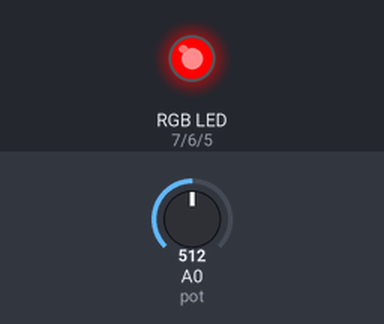
Bench run of a sketch on a simulated Arduino Uno, built with avr-gcc and run on an emulated ATmega328P. Shown: an RGB LED mixed from three pins (HIGH = lit). The inputs (shaded band) are chosen by the test bench; at power-on: A0 (pot) = 512.

Above: at 1.2 s.
1.3 s: A0 (pot) set to 526
At 2.0 s:
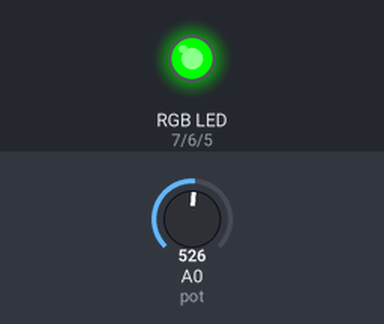
2.8 s: A0 (pot) set to 751
4.3 s: A0 (pot) set to 785
At 5.5 s:
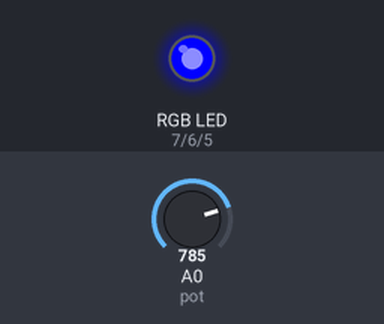
5.8 s: A0 (pot) set to 246
At 6.6 s:
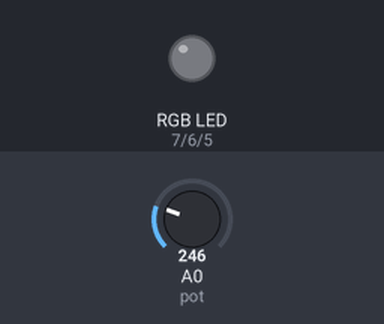
7.3 s: A0 (pot) set to 273
At 7.8 s:
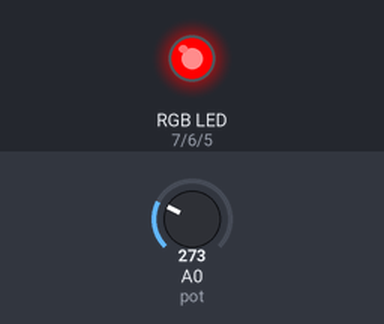
8.8 s: A0 (pot) set to 122
At 10.1 s:
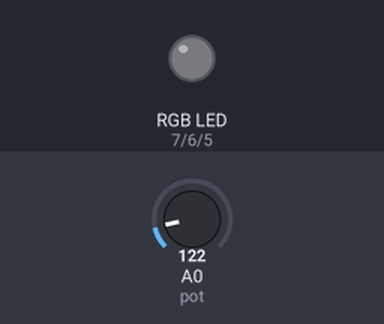
Timing chart, 0 to 11.3 s (numbered marks = the images above; inputs shaded):
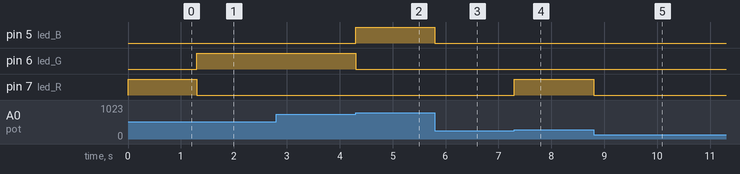

The sketch:

7.Controlando_LED_RGB_por_Potenciometro.ino
```cpp
int led_R = 7;  // pino LED Vermelho (R)
int led_G = 6;  // pino LED Verde (G)
int led_B = 5;  // pino LED Azul (B)
int pot = A0;
int valorPot;

void setup() {
  pinMode(led_R, OUTPUT);
  pinMode(led_G, OUTPUT);
  pinMode(led_B, OUTPUT);
  apagaLed();
}

void loop() {
  valorPot = analogRead(pot);            // lê o valor do potenciômetro (de 0 a 1023)
  if (valorPot >= 0 && valorPot <= 256)  // menor que 256 apaga o LED
  {
    apagaLed();
  }
  if (valorPot > 256 && valorPot <= 512)  // entre 256 e 512, acende vermelho
  {
    acendeVermelho();
  }
  if (valorPot > 512 && valorPot <= 768)  // entre 512 e 768, acende verde
  {
    acendeVerde();
  }
  if (valorPot > 768 && valorPot <= 1023)  // entre 768 e 1023, acende azul
  {
    acendeAzul();
  }
}

void acendeVermelho() {
  digitalWrite(led_R, HIGH);
  digitalWrite(led_G, LOW);
  digitalWrite(led_B, LOW);
}

void acendeVerde() {
  digitalWrite(led_R, LOW);
  digitalWrite(led_G, HIGH);
  digitalWrite(led_B, LOW);
}

void acendeAzul() {
  digitalWrite(led_R, LOW);
  digitalWrite(led_G, LOW);
  digitalWrite(led_B, HIGH);
}

void apagaLed() {
  digitalWrite(led_R, LOW);
  digitalWrite(led_G, LOW);
  digitalWrite(led_B, LOW);
}
```

Measured:
- the behaviour switches between 512 and 513 on A0 (pot) (found by bisection; images 0 and 1)
- the behaviour switches between 768 and 769 on A0 (pot) (found by bisection; images 1 and 2)
- the behaviour switches between 256 and 257 on A0 (pot) (found by bisection; images 3 and 4)
- after the input at 1.3 s, pin 6 (led_G): LOW → HIGH at once; pin 7 (led_R): HIGH → LOW at once
- after the input at 2.8 s, every drawn part: stays the same
- after the input at 4.3 s, pin 5 (led_B): LOW → HIGH at once; pin 6 (led_G): HIGH → LOW at once
- after the input at 5.8 s, pin 5 (led_B): HIGH → LOW at once
- after the input at 7.3 s, pin 7 (led_R): LOW → HIGH at once
- after the input at 8.8 s, pin 7 (led_R): HIGH → LOW at once
